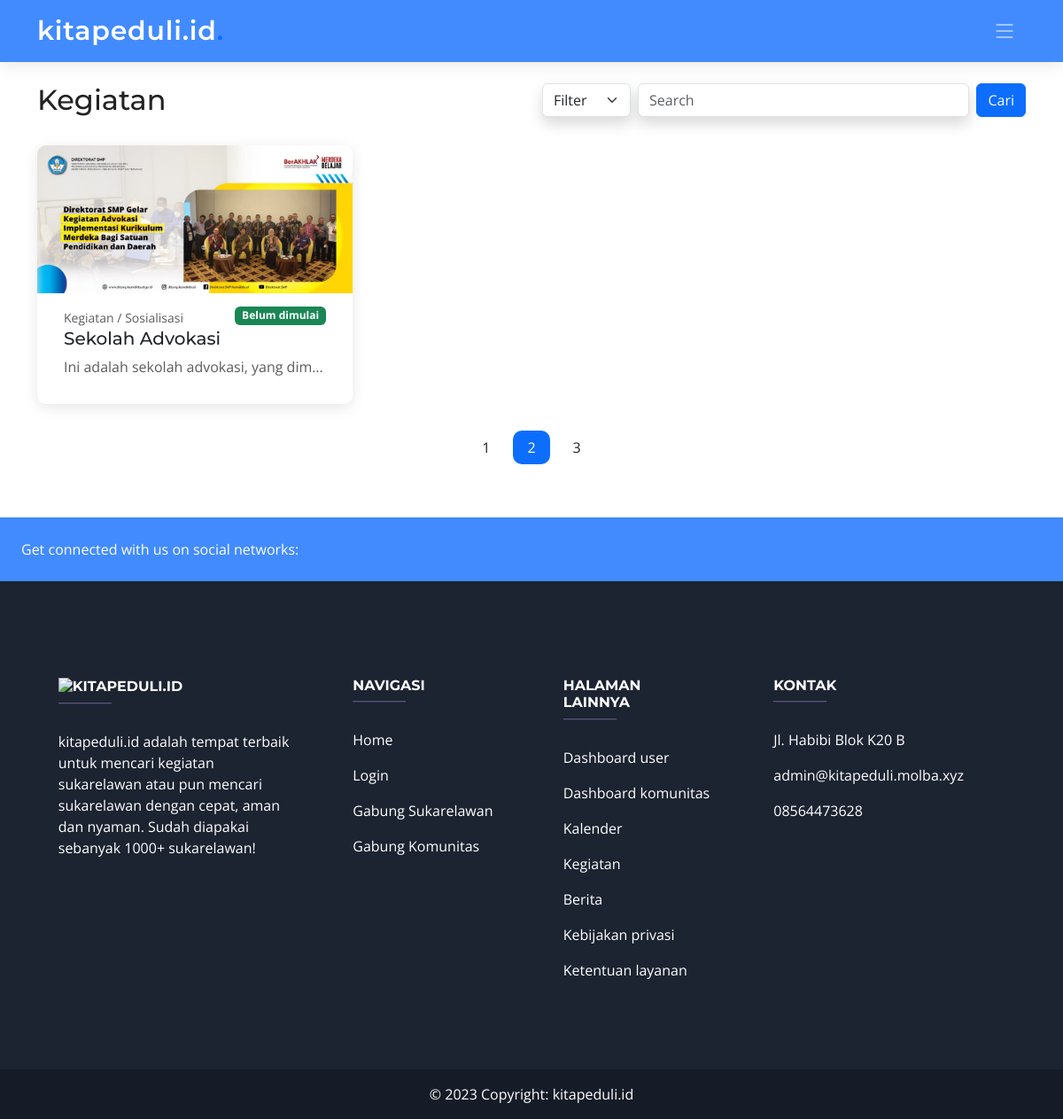
Screenshot of /kegiatan.php with the database file from the repository.
### tables this page shows
CREATE TABLE `settings` (
  `id` int(11) NOT NULL,
  `title` varchar(50) NOT NULL,
  `description` text NOT NULL,
  `email` varchar(50) NOT NULL,
  `no_telpon` varchar(50) NOT NULL,
  `alamat` text NOT NULL
);

CREATE TABLE `kegiatan` (
  `id_kegiatan` int(11) NOT NULL,
  `judul_kegiatan` varchar(50) NOT NULL,
  `isi_kegiatan` text NOT NULL,
  `lokasi` varchar(250) NOT NULL,
  `id_community` int(11) NOT NULL,
  `kategori` varchar(50) NOT NULL,
  `banner` varchar(100) NOT NULL,
  `waktu_mulai` time NOT NULL,
  `waktu_selesai` time NOT NULL,
  `tgl_mulai` date NOT NULL,
  `tgl_selesai` date NOT NULL,
  `tgl_dibuat` timestamp NOT NULL DEFAULT current_timestamp() ON UPDATE current_timestamp()
);

### koneksi.php (called while the page is built, shortened)
<?php
$weburl = "https://kitapeduli.molba.xyz";
?>

### config.php (called while the page is built, shortened)
<?php
$tanggal = date("Y-m-d");
$time = date("H:i:s");
$today = $tanggal . " " . $time;
?>

### kegiatan.php (the view, shortened to what this page needs)
<?php
 require 'koneksi.php';
 require 'config.php';
 $cek_settings = mysqli_query($koneksi, "SELECT * FROM settings");
 $data_settings = mysqli_fetch_assoc($cek_settings);
 $cek_kegiatan = mysqli_query($koneksi, "SELECT * FROM kegiatan ORDER BY tgl_dibuat DESC");
?>
<!DOCTYPE html>
<html lang="en">
<head>
  <link href="assets/vendor/bootstrap/css/bootstrap.min.css" rel="stylesheet">
  <link href="assets/vendor/bootstrap-icons/bootstrap-icons.css" rel="stylesheet">
  <link href="assets/vendor/aos/aos.css" rel="stylesheet">
  <link href="assets/vendor/glightbox/css/glightbox.min.css" rel="stylesheet">
  <link href="assets/vendor/swiper/swiper-bundle.min.css" rel="stylesheet">
  <link href="assets/css/main.css" rel="stylesheet">
</head>
<body>
  <?php require 'lib/navbar.php'; ?>
  <main id="main">
    <section id="blog" class="blog pt-4">
      <div class="container" data-aos="fade-up">
            <div class="row mb-4">
                <div class="justify-content-start col-md-6 col-sm-12">
                    <h2>Kegiatan</h2>
                </div>
                <div class="justify-content-end col-md-6 col-sm-12">
                    <div class="col-md-12">
                        <form method="POST" class="d-flex">
                            <select class="form-select me-2 border shadow" id="kategori" aria-label="Kategori" style="width: 100px;">
                                <option value="" selected disabled>Filter</option>
                            </select>
                            <input class="form-control me-2 border shadow" type="search" placeholder="Search" id="cari" aria-label="Search" required>
                            <button class="btn btn-primary" type="submit" id="submit">Cari</button>
                        </form>
                    </div>
                </div>
            </div>
        <div class="row gy-4 posts-list" id="list-kegiatan">
            <?php
                while ($data = mysqli_fetch_assoc($cek_kegiatan)) {
                    $selesai = $data['tgl_selesai'] . " " . $data['waktu_selesai'];
                    $mulai = $data['tgl_mulai'] . " " . $data['waktu_mulai'];
                    if (strtotime($today) >= strtotime($mulai) && strtotime($today) <= strtotime($selesai)) {
                        $status = "Berlangsung";
                        $bg = "warning";
                    } elseif (strtotime($today) <= strtotime($mulai)) {
                        $status = "Belum dimulai";
                        $bg = "success";
                    } else {
                        $status = "Selesai";
                        $bg = "danger";
                    }
            ?>
              <div class="col-xl-4 col-md-6">
                <article>
                  <div class="post-img">
                    <img src="assets/img/kegiatan/<?php echo $data['banner']; ?>" alt="" class="img-fluid">
                  </div>
                  <label class="text-muted" style="font-size: 14px;">Kegiatan / <?php echo $data['kategori'] ?></label><span class="badge bg-<?php echo $bg ?>" style="float: right;"><?php echo $status; ?></span>
                  <h5><a href="<?php echo $weburl . "/kegiatan/kegiatan.php?id_kegiatan=" . $data['id_kegiatan'] ;?>" title="More Details" class="text-dark"><?php echo $data['judul_kegiatan']; ?></a></h5>
                  <p style="overflow: hidden; white-space: nowrap; text-overflow: ellipsis;" class="mb-0 text-muted"><?php echo htmlspecialchars($data['isi_kegiatan']); ?></p>
                </article>
              </div>
            <?php
                }
            ?>
        </div>
        </div>
        <div class="blog-pagination">
          <ul class="justify-content-center">
            <li><a href="#">1</a></li>
            <li class="active"><a href="#">2</a></li>
            <li><a href="#">3</a></li>
          </ul>
        </div>
    </section>
  </main>
  <?php require 'lib/footer.php'; ?>
</body>
</html>

### lib/navbar.php (shortened to what this page needs)
<header id="header" class="header d-flex align-items-center" style="background-color: #428BFF;">
    <div class="container-fluid container-xl d-flex align-items-center justify-content-between">
      <a href="<?php echo $weburl ?>" class="logo d-flex align-items-center">
        <h1><?php echo $data_settings['title']; ?><span>.</span></h1>
      </a>
      <i class="mobile-nav-toggle mobile-nav-show bi bi-list"></i>
    </div>
  </header>

### lib/footer.php (shortened to what this page needs)
 <?php
    $cek_settings = mysqli_query($koneksi, "SELECT * FROM settings WHERE id = '1'");
    $data_settings = mysqli_fetch_assoc($cek_settings);
?>
  <footer
          class="text-center text-lg-start text-white"
          style="background-color: #1c2331"
          >
    <section
             class="d-flex justify-content-between p-4"
             style="background-color: #428bff"
             >
      <div class="me-5">
        <span>Get connected with us on social networks:</span>
      </div>
      <div>
      </div>
    </section>
    <section class="">
      <div class="container text-center text-md-start mt-5">
        <div class="row mt-3">
          <div class="col-md-3 col-lg-4 col-xl-3 mx-auto mb-4">
            <h6 class="text-uppercase fw-bold"><img src="<?php echo $weburl ?>/assets/image/kitapeduli.png" alt="kitapeduli.id" style="width: 130px;"></h6>
            <hr
                class="mb-4 mt-0 d-inline-block mx-auto"
                style="width: 60px; background-color: #7c4dff; height: 2px"
                />
            <p>
            <?php echo $data_settings['description'] ?>
            </p>
          </div>
          <div class="col-md-2 col-lg-2 col-xl-2 mx-auto mb-4">
            <h6 class="text-uppercase fw-bold">navigasi</h6>
            <hr
                class="mb-4 mt-0 d-inline-block mx-auto"
                style="width: 60px; background-color: #7c4dff; height: 2px"
                />
            <p>
              <a href="<?php echo $weburl; ?>" class="text-white">Home</a>
            </p>
            <p>
              <a href="<?php echo $weburl; ?>/auth/login.php" class="text-white">Login</a>
            </p>
            <p>
              <a href="<?php echo $weburl; ?>/auth/daftar.php" class="text-white">Gabung Sukarelawan</a>
            </p>
            <p>
              <a href="<?php echo $weburl; ?>/auth/daftarkom.php" class="text-white">Gabung Komunitas</a>
            </p>
          </div>
          <div class="col-md-3 col-lg-2 col-xl-2 mx-auto mb-4">
            <h6 class="text-uppercase fw-bold">Halaman Lainnya</h6>
            <hr
                class="mb-4 mt-0 d-inline-block mx-auto"
                style="width: 60px; background-color: #7c4dff; height: 2px"
                />
            <p>
              <a href="<?= $weburl ?>/dashboard/user/index.php" class="text-white">Dashboard user</a>
            </p>
            <p>
              <a href="<?= $weburl ?>/dashboard/community/index.php" class="text-white">Dashboard komunitas</a>
            </p>
            <p>
              <a href="<?php echo $weburl ?>/kalender.php" class="text-white">Kalender</a>
            </p>
            <p>
              <a href="<?php echo $weburl ?>/kegiatan.php" class="text-white">Kegiatan</a>
            </p>
            <p>
              <a href="<?php echo $weburl ?>/berita.php" class="text-white">Berita</a>
            </p>
            <p>
              <a href="<?php echo $weburl ?>/kebijakan-privasi.php" class="text-white">Kebijakan privasi</a>
            </p>
            <p>
              <a href="<?php echo $weburl ?>/ketentuan-layanan.php" class="text-white">Ketentuan layanan</a>
            </p>
          </div>
          <div class="col-md-4 col-lg-3 col-xl-3 mx-auto mb-md-0 mb-4">
            <h6 class="text-uppercase fw-bold">Kontak</h6>
            <hr
                class="mb-4 mt-0 d-inline-block mx-auto"
                style="width: 60px; background-color: #7c4dff; height: 2px"
                />
            <p><i class="fas fa-home mr-3"></i> <?php echo $data_settings['alamat'] ?></p>
            <p><i class="fas fa-envelope mr-3"></i> <?php echo $data_settings['email'] ?></p>
            <p><i class="fas fa-phone mr-3"></i> <?php echo $data_settings['no_telpon'] ?></p>
          </div>
        </div>
      </div>
    </section>
    <div
         class="text-center p-3"
         style="background-color: rgba(0, 0, 0, 0.2)"
         >
      © 2023 Copyright:
      <a class="text-white" href="#"
         ><?php echo $data_settings['title'] ?></a
        >
    </div>
  </footer>
</body>
</html>

### assets/css/main.css (style rules this page uses)
:root { --font-default: "Open Sans", system-ui, -apple-system, "Segoe UI", Roboto, "Helvetica Neue", Arial, "Noto Sans", "Liberation Sans", sans-serif, "Apple Color Emoji", "Segoe UI Emoji", "Segoe UI Symbol", "Noto Color Emoji"; --font-primary: "Montserrat", sans-serif; --font-secondary: "Poppins", sans-serif; }
:root { --color-default: #222222; --color-primary: #0d6efd; --color-secondary: #0d6efd; }
:root { scroll-behavior: smooth; }
body { font-family: var(--font-default); color: var(--color-default); }
a { color: var(--color-primary); text-decoration: none; }
h1, h2, h3, h4, h5, h6 { font-family: var(--font-primary); }
section { padding: 60px 0; overflow: hidden; }
.header { transition: all 0.5s; z-index: 997; height: 90px; background-color: var(--color-primary); }
.header.sticked { position: fixed; top: 0; right: 0; left: 0; height: 70px; box-shadow: 0px 2px 20px rgba(0, 0, 0, 0.1); }
.header .logo h1 { font-size: 30px; margin: 0; font-weight: 600; letter-spacing: 0.8px; color: #fff; font-family: var(--font-primary); }
.header .logo h1 span { color: #0d6efd; }
.sticked-header-offset { margin-top: 70px; }
section { scroll-margin-top: 70px; }
@media (max-width: 1279px) { .mobile-nav-show { color: rgba(255, 255, 255, 0.6); font-size: 28px; cursor: pointer; line-height: 0; transition: 0.5s; z-index: 9999; margin-right: 10px; } }
.blog .blog-pagination { margin-top: 30px; color: #555555; }
.blog .blog-pagination ul { display: flex; padding: 0; margin: 0; list-style: none; }
.blog .blog-pagination li { margin: 0 5px; transition: 0.3s; border-radius: 10px; }
.blog .blog-pagination li a { color: var(--color-default); padding: 7px 16px; display: flex; align-items: center; justify-content: center; }
.blog .blog-pagination li.active, .blog .blog-pagination li:hover { background: var(--color-primary); color: #fff; }
.blog .blog-pagination li.active a, .blog .blog-pagination li:hover a { color: var(--color-white); }
.blog .posts-list article { box-shadow: 0 4px 16px rgba(0, 0, 0, 0.1); padding: 30px; height: 100%; border-radius: 10px; overflow: hidden; }
.blog .posts-list .post-img { max-height: 240px; margin: -30px -30px 15px -30px; overflow: hidden; }

### rows the page displays
settings: title "kitapeduli.id", description "kitapeduli.id adalah tempat terbaik untuk mencari kegiatan sukarelawan atau pun mencari sukarelawan dengan cepat, aman dan nyaman. Sudah diapakai sebanyak 1000+ sukarelawan!", alamat "Jl. Habibi Blok K20 B", email "admin@kitapeduli.molba.xyz", no_telpon "08564473628"
kegiatan: banner (picture), kategori "Sosialisasi", status "Belum dimulai", judul_kegiatan "Sekolah Advokasi", isi_kegiatan "Ini adalah sekolah advokasi, yang dim…"
